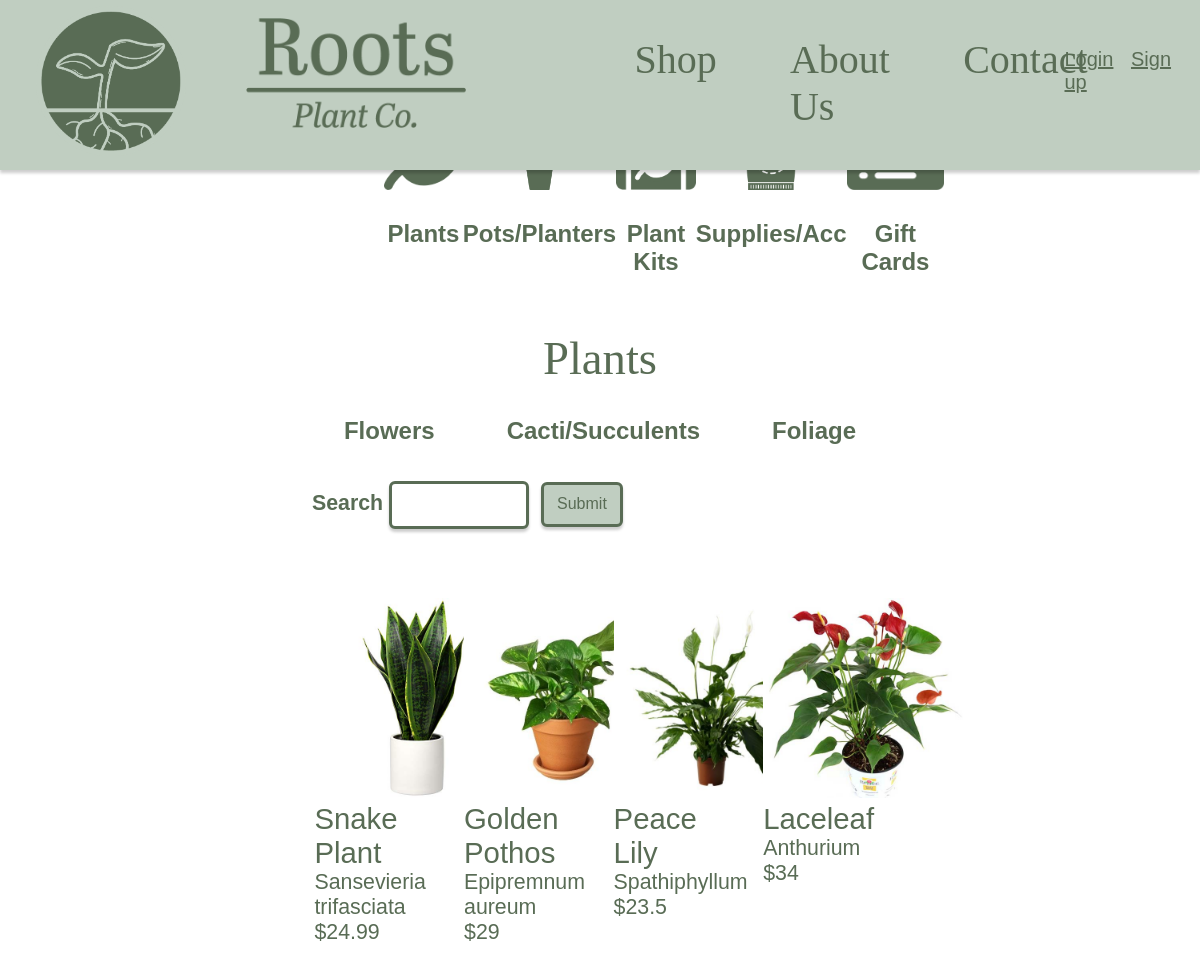
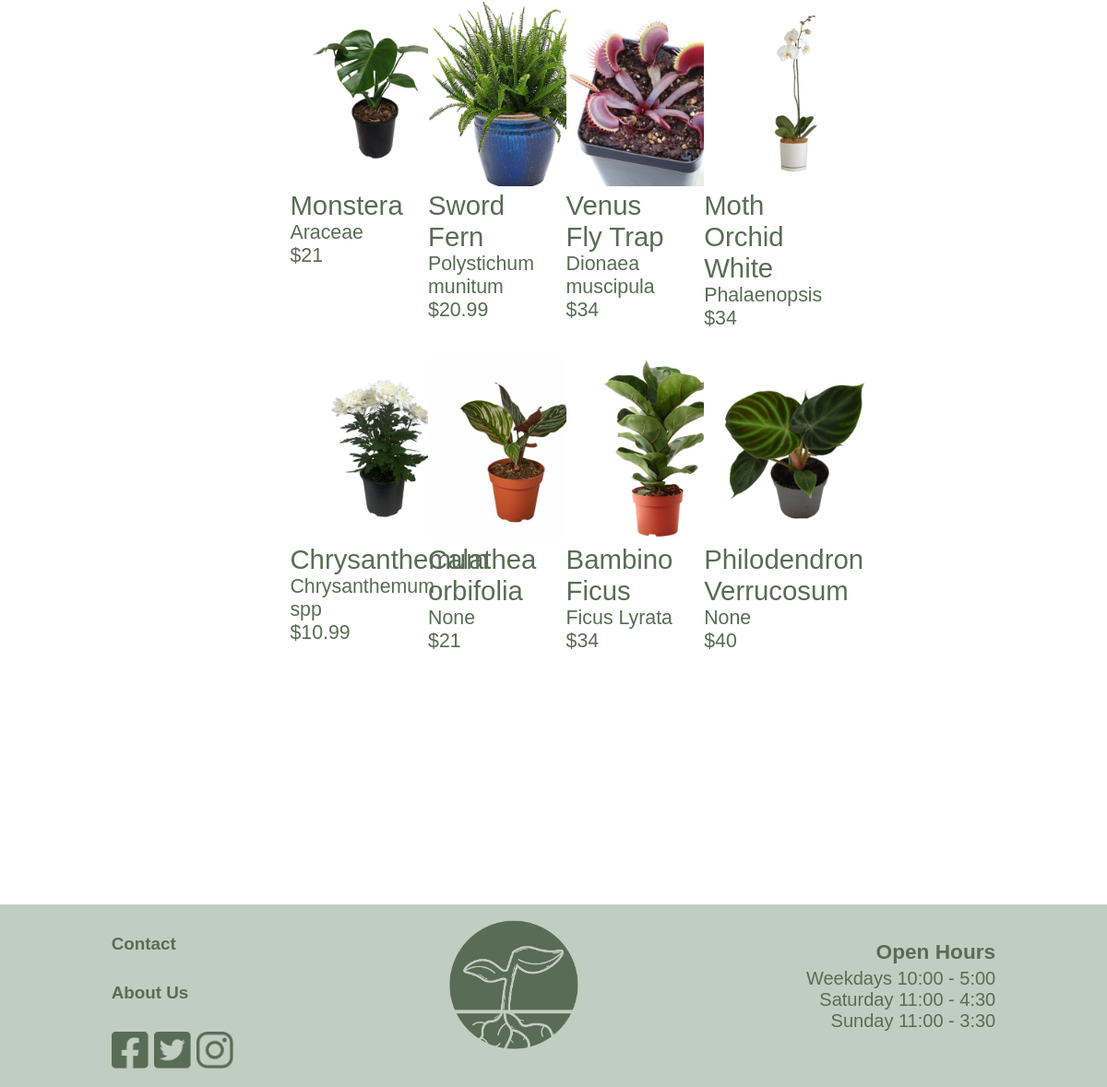
The app's page /shopPlants with its own data (2 pictures, top to bottom).
### Website/models.py (models this page shows)
class ShopProducts(db.Model):
    __tablename__ = 'shopProducts'
    id = db.Column(db.Integer, primary_key=True)
    name = db.Column(db.String(150), nullable=False) #Is required
    summary = db.Column(db.String(500), nullable=True)
    description = db.Column(db.String(1000), nullable=True)
    price = db.Column(db.Integer, nullable=False) #Is required
    stock = db.Column(db.Integer, nullable=False) #Is required
    category = db.Column(db.String(150), nullable=False) #Is required
    subCategory = db.Column(db.String(150), nullable=True)
    subSubCategory = db.Column(db.String(150), nullable=True)
    imageUrl = db.Column(db.String(150), nullable=False) #Is required
    userId = db.Column(db.Integer, db.ForeignKey('user.id'))

### Website/views.py (the view)
@views.route('/shopPlants', methods=['GET', 'POST'])
def shopProductsPlants():
    form, products = getShopProducts()
    return render_template('shopPlants.html', user=current_user, products=products, form=form)

### Website/forms.py
class SearchForm(FlaskForm):
    search = StringField('Search')
    submit = SubmitField('Submit')

### Website/views.py (called while the page is built)
def getShopProducts():
    form = SearchForm()
    products = []
    if request.method == 'POST':
        if form.validate_on_submit():
            search_term = form.search.data
        if not search_term:
            flash('Please enter a search term', category='error')
        else:
            search_term = search_term.strip()
            search_words = search_term.split()
            products = ShopProducts.query.filter(
                (ShopProducts.name.contains(search_term)) |
                (ShopProducts.category.contains(search_term)) |
                (ShopProducts.summary.contains(search_term)) |
                db.or_(*[ShopProducts.description.contains(word) for word in search_words])
            ).all()
            if not products:
                flash('No products found', category='error')
    else:
        products = ShopProducts.query.all()
    return form, products

### Website/templates/shopPlants.html (shortened to what this page needs)
{% extends "shop.html" %}
{% block categoryTitle %}
<h1 class="title">Plants</h1>
{% endblock %}
{% block subNav %}
<div class="shopSubNav">
    <ul class="subNavItems">
        <li class="subNavItem"><a href="/shopPlantsFlowers">Flowers</a></li>
        <li class="subNavItem"><a href="/shopPlantsCactiSucculents">Cacti/Succulents</a></li>
        <li class="subNavItem"><a href="/shopPlantsFoliage">Foliage</a></li>
    </ul>
</div>
{% endblock %}
{% block productDisplay %}
    <div class="flexContainer">
        {% for product in products %}
        {% if product.category == "Plants" %}
        <div class="flexBox">
            <a href = "/product/{{product.id}}">
            <div class="productImage">
                <img src="{{ url_for('static', filename='img/' + product.imageUrl) }}" width="200" alt="Plant image">
            </div>
            <div class="productName">
                {{ product.name }}
            </div>
            <div class="productSummary">
                {{ product.summary }}
            </div>
            <div class="productPrice">
                ${{ product.price }}
            </div>
        </a>
        </div>
        {% endif %}
        {% endfor %}
    </div>
</div>
{% endblock %}

### Website/static/css/navBase.css (style rules this page uses)
body, html { margin: 0%; padding: 0%; background-image: url(/static/background.jpg); background-size: cover; background-attachment: fixed; background-position: center; background-repeat: no-repeat; }

### Website/static/css/shopPage.css (style rules this page uses)
.search input#submit { background-color: #C0CEC1; border: 3px solid #596C55; border-radius: 6px; font-family: "brandon-grotesque", sans-serif; font-weight: 400; font-style: normal; color: #596C55; font-size: 12pt; box-shadow: 0px 3px 3px rgba(0, 0, 0, 0.2); padding-left: 2%; padding-right: 2%; margin-left: 1%; height: 45px; }
.search input#search { width: 20%; height: 40px; border: 3px solid #596C55; border-radius: 6px; box-shadow: 0px 3px 3px rgba(0, 0, 0, 0.2); }
.title { font-family: abril-titling, serif; font-style: normal; font-weight: 400; color: #596C55; font-size: 35pt; text-align: center; }
.subNavItems { list-style: none; display: flex; flex-direction: row; justify-content: center; padding: 0%; }
.subNavItem { margin-left: 5%; margin-right: 5%; }
.subNavItem a { font-family: "brandon-grotesque", sans-serif; font-weight: 600; font-style: normal; color: #596C55; font-size: 18pt; text-decoration: none; }
.flexContainer { width: 100%; height: auto; display: flex; flex-wrap: wrap; flex-direction: row; justify-content: center; box-sizing: border-box; margin: 0%; padding: 10px; }
.flexBox { width: 18%; height: auto; text-align: left; margin: 2%; }
.flexBox a { text-decoration: none; }
.productName { font-family: "brandon-grotesque", sans-serif; font-weight: 400; font-style: normal; color: #596C55; font-size: 22pt; text-decoration: none; margin-bottom: 0%; }
.productSummary { font-family: "brandon-grotesque", sans-serif; font-weight: 400; font-style: normal; color: #596C55; font-size: 16pt; text-decoration: none; margin-top: 0%; margin-bottom: 0%; }
.productPrice { font-family: "brandon-grotesque", sans-serif; font-weight: 400; font-style: normal; color: #596C55; font-size: 16pt; text-decoration: none; margin-top: 0%; margin-bottom: 0%; }

### records on screen
ShopProducts: imageUrl (picture), name "Snake Plant", summary "Sansevieria trifasciata", price "24.99"
ShopProducts: imageUrl (picture), name "Golden Pothos", summary "Epipremnum aureum", price "29"
ShopProducts: imageUrl (picture), name "Peace Lily", summary "Spathiphyllum", price "23.5"
ShopProducts: imageUrl (picture), name "Laceleaf", summary "Anthurium", price "34"
ShopProducts: imageUrl (picture), name "Monstera", summary "Araceae", price "21"
ShopProducts: imageUrl (picture), name "Sword Fern", summary "Polystichum munitum", price "20.99"
ShopProducts: imageUrl (picture), name "Venus Fly Trap", summary "Dionaea muscipula", price "34"
ShopProducts: imageUrl (picture), name "Moth Orchid White", summary "Phalaenopsis", price "34"
ShopProducts: imageUrl (picture), name "Chrysanthemum", summary "Chrysanthemum spp", price "10.99"
ShopProducts: imageUrl (picture), name "Calathea orbifolia", summary "None", price "21"
ShopProducts: imageUrl (picture), name "Bambino Ficus", summary "Ficus Lyrata", price "34"
ShopProducts: imageUrl (picture), name "Philodendron Verrucosum", summary "None", price "40"
